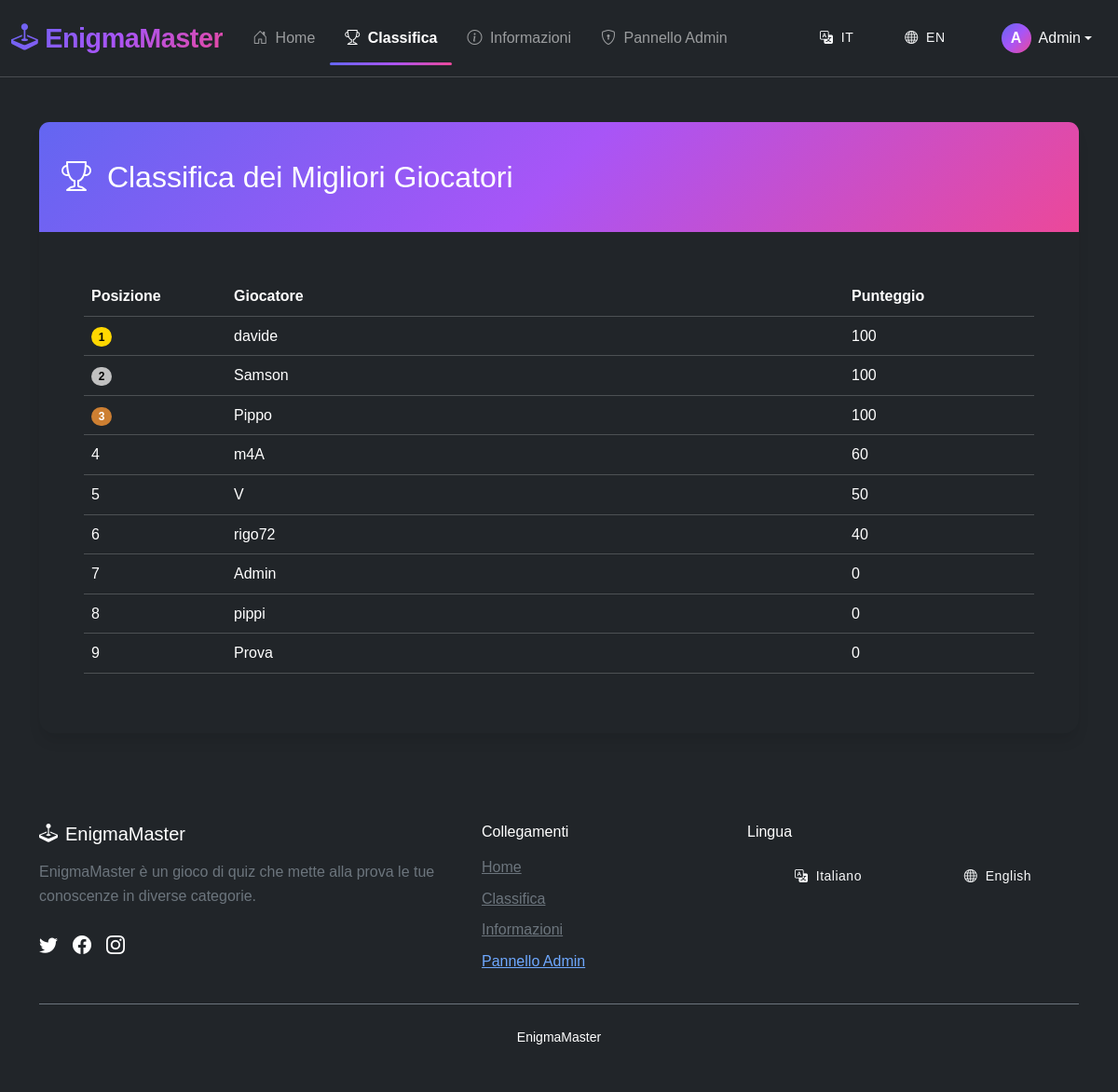
/leaderboard.php (signed in), run on the app's committed database.
### tables this page shows
CREATE TABLE utenti (
    id INT AUTO_INCREMENT PRIMARY KEY,
    nome VARCHAR(100) NOT NULL,
    email VARCHAR(150) UNIQUE NOT NULL,
    password VARCHAR(255) NOT NULL,
    punteggio INT DEFAULT 0,
    is_admin BOOLEAN DEFAULT FALSE,
    data_reg TIMESTAMP DEFAULT CURRENT_TIMESTAMP
);

### leaderboard.php (the view, shortened to what this page needs)
<?php
$language = isset($_SESSION['lang']) ? $_SESSION['lang'] : 'it';
include 'config.php';
?>
<!DOCTYPE html>
<html lang="<?= $language ?>" data-bs-theme="dark">
<head>
    <link href="https://cdn.jsdelivr.net/npm/bootstrap@5.3.2/dist/css/bootstrap.min.css" rel="stylesheet">
    <link rel="stylesheet" href="https://cdn.jsdelivr.net/npm/bootstrap-icons@1.11.1/font/bootstrap-icons.css">
    <link rel="stylesheet" href="./css/style.css">
</head>
<body class="d-flex flex-column min-vh-100 bg-dark text-light">
    <?php include 'components/navbar.php'; ?>
    <main class="flex-grow-1 py-5">
        <div class="container">
            <div class="card bg-dark border-primary shadow-lg">
                <div class="card-header bg-primary text-white">
                    <h2 class="mb-0">
                        <i class="bi bi-trophy me-2"></i>
                        <?= $lang['leaderboard_title'] ?>
                    </h2>
                </div>
                <div class="card-body">
                    <div class="table-responsive">
                        <table class="table table-dark table-hover align-middle">
                            <thead>
                                <tr>
                                    <th width="15%"><?= $lang['position'] ?></th>
                                    <th><?= $lang['player'] ?></th>
                                    <th width="20%"><?= $lang['score'] ?></th>
                                </tr>
                            </thead>
                            <tbody>
                                <?php
                                $query = "SELECT nome, punteggio FROM utenti ORDER BY punteggio DESC LIMIT 50";
                                $result = mysqli_query($conn, $query);
                                $posizione = 1;
                                if ($result && mysqli_num_rows($result) > 0):
                                    while ($row = mysqli_fetch_assoc($result)):
                                        $highlight = isset($_SESSION['utente_id']) && $row['nome'] === $_SESSION['nome'] ? 'bg-primary bg-opacity-25' : '';
                                ?>
                                    <tr class="<?= $highlight ?>">
                                        <td>
                                            <?php if ($posizione <= 3): ?>
                                                <span class="badge bg-<?=
                                                    $posizione === 1 ? 'gold' :
                                                    ($posizione === 2 ? 'silver' : 'bronze')
                                                ?> me-2">
                                                    <?= $posizione ?>
                                                </span>
                                            <?php else: ?>
                                                <?= $posizione ?>
                                            <?php endif; ?>
                                        </td>
                                        <td><?= htmlspecialchars($row['nome']) ?></td>
                                        <td><?= $row['punteggio'] ?></td>
                                    </tr>
                                <?php
                                        $posizione++;
                                    endwhile;
                                else:
                                ?>
                                    <tr>
                                        <td colspan="3" class="text-center py-4"><?= $lang['no_data_available'] ?></td>
                                    </tr>
                                <?php endif; ?>
                            </tbody>
                        </table>
                    </div>
                </div>
            </div>
        </div>
    </main>
    <?php include 'components/footer.php'; ?>
</body>
</html>

### css/style.css (style rules this page uses)
:root { --bs-primary: #6366f1; --bs-primary-rgb: 99, 102, 241; --bs-primary-hover: #4f46e5; --bs-secondary: #94a3b8; --bs-dark: #1e293b; --bs-light: #f8fafc; --bs-gradient: linear-gradient(135deg, #6366f1 0%, #a855f7 50%, #ec4899 100%); --bs-glass-bg: rgba(255, 255, 255, 0.85); --bs-glass-border: rgba(255, 255, 255, 0.18); --bs-border-radius: 12px; --bs-border-radius-lg: 16px; --bs-border-radius-sm: 8px; --bs-box-shadow: 0 4px 6px -1px rgba(0,0,0,0.1); --bs-box-shadow-lg: 0 10px 15px -3px rgba(0,0,0,0.1); }
body { font-family: 'Poppins', sans-serif; background-color: var(--bs-light); color: var(--bs-dark); min-height: 100vh; display: flex; flex-direction: column; line-height: 1.6; }
.card { --bs-card-border-radius: var(--bs-border-radius-lg); --bs-card-border-width: 0; --bs-card-box-shadow: var(--bs-box-shadow-lg); --bs-card-cap-padding-y: 2.5rem; --bs-card-cap-padding-x: 1.5rem; --bs-card-spacer-y: 3rem; --bs-card-spacer-x: 3rem; transition: transform 0.3s ease, box-shadow 0.3s ease; }
.card-header { background: var(--bs-gradient) !important; color: white !important; border-bottom: none !important; }
.bg-gold { background-color: gold; color: black; }
.bg-silver { background-color: silver; color: black; }
.bg-bronze { background-color: #cd7f32; color: white; }

### data on the page
utenti: nome "davide", punteggio "100"
utenti: nome "Samson", punteggio "100"
utenti: nome "Pippo", punteggio "100"
utenti: nome "m4A", punteggio "60"
utenti: nome "V", punteggio "50"
utenti: nome "rigo72", punteggio "40"
utenti: nome "Admin", punteggio "0"
utenti: nome "pippi", punteggio "0"
utenti: nome "Prova", punteggio "0"

### other printed values
$lang['home'] "Home"
$lang['leaderboard'] "Classifica"
$lang['information'] "Informazioni"
$lang['admin_panel'] "Pannello Admin"
substr(htmlspecialchars($_SESSION['nome']), 0, 1) "A"
$_SESSION['nome'] "Admin"
$lang['leaderboard_title'] "Classifica dei Migliori Giocatori"
$lang['position'] "Posizione"
$lang['player'] "Giocatore"
$lang['score'] "Punteggio"
$lang['game_description'] "EnigmaMaster è un gioco di quiz che mette alla prova le tue conoscenze in diverse categorie."
$lang['links'] "Collegamenti"
$lang['language'] "Lingua"
